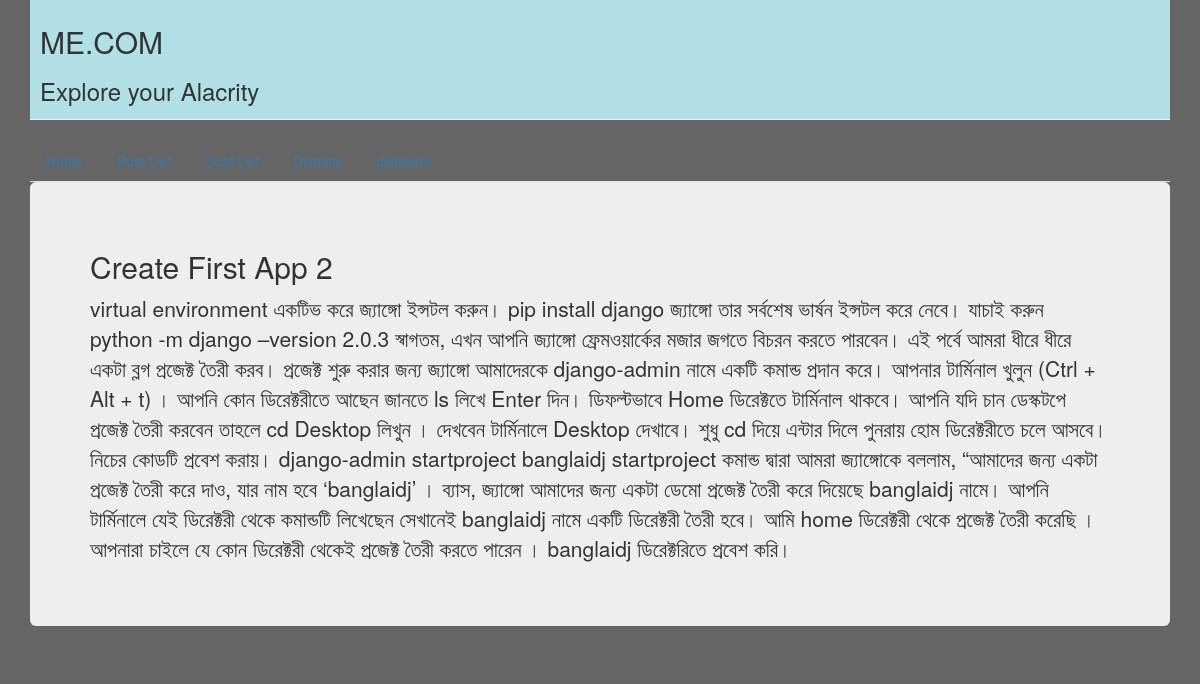
The app's page /blog/single-post/6/ with its own data.
### blog_post/models.py (models this page shows)
class post(models.Model):
	title=models.CharField(max_length=200)
	description=models.TextField()
	def __str__(self):
		return self.title

### blog_post/views.py (the view)
# urls.py: path('single-post/<post_id>/',views.single_post, name= 'single-post')
def single_post(request, post_id):
	Post=post.objects.get(pk=post_id)
	print(Post)
	return render(request,'blog/single_post.html',{'Post':Post})

### blog_post/templates/blog/single_post.html
{% extends 'blog/base.html'%}
	{%block content%}
		<h2>{{ Post.title }}</h2>
		<p>{{ Post.description }}</p>
	{%endblock%}

### static/style.css (style rules this page uses)
.Body { background-color:656565; line-height=24px; }

### records on screen
post: title "Create First App 2", description "virtual environment একটিভ করে জ্যাঙ্গো ইন্সটল করুন। pip install django জ্যাঙ্গো তার সর্বশেষ ভার্ষন ইন্সটল করে নেবে। যাচাই করুন python -m django –version 2.0.3 স্বাগতম, এখন আপনি জ্যাঙ্গো ফ্রেমওয়ার্কের মজার জগতে বিচরন করতে পারবেন। এই পর্বে আমরা ধীরে ধীরে একটা ব্লগ প্রজেক্ট তৈরী করব। প্রজেক্ট শুরু করার জন্য জ্যাঙ্গো আমাদেরকে django-admin নামে একটি কমান্ড প্রদান করে। আপনার টার্মিনাল খুলুন (Ctrl + Alt + t) । আপনি কোন ডিরেক্টরীতে আছেন জানতে ls লিখে Enter দিন। ডিফল্টভাবে Home ডিরেক্টতে টার্মিনাল থাকবে। আপনি যদি চান ডেস্কটপে প্রজেক্ট তৈরী করবেন তাহলে cd Desktop লিখুন । দেখবেন টার্মিনালে Desktop দেখাবে। শুধু cd দিয়ে এন্টার দিলে পুনরায় হোম ডিরেক্টরীতে চলে আসবে। নিচের কোডটি প্রবেশ করায়। django-admin…"
